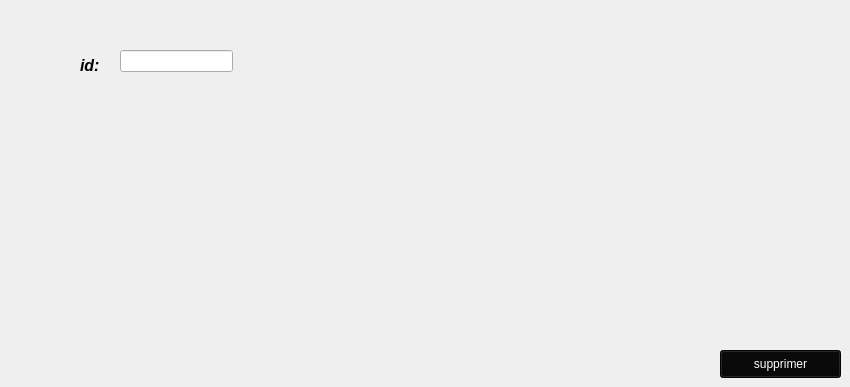
      <widget class="QWidget" name="tab_7">
       <attribute name="title">
        <string>supprimer employé</string>
       </attribute>
       <widget class="QLabel" name="label">
        <property name="geometry">
         <rect>
          <x>80</x>
          <y>50</y>
          <width>55</width>
          <height>31</height>
         </rect>
        </property>
        <property name="text">
         <string>&lt;html&gt;&lt;head/&gt;&lt;body&gt;&lt;p&gt;&lt;span style=&quot; font-size:12pt; font-weight:600; font-style:italic;&quot;&gt;id:&lt;/span&gt;&lt;/p&gt;&lt;/body&gt;&lt;/html&gt;</string>
        </property>
       </widget>
       <widget class="QLineEdit" name="lineEdit_id_supp">
        <property name="geometry">
         <rect>
          <x>120</x>
          <y>50</y>
          <width>113</width>
          <height>22</height>
         </rect>
        </property>
        <property name="styleSheet">
         <string notr="true"/>
        </property>
       </widget>
       <widget class="QPushButton" name="pb_supprimer">
        <property name="geometry">
         <rect>
          <x>720</x>
          <y>350</y>
          <width>121</width>
          <height>28</height>
         </rect>
        </property>
        <property name="styleSheet">
         <string notr="true">background-color:rgb(7, 7, 7); color:rgb(255, 255, 255)</string>
        </property>
        <property name="text">
         <string>supprimer</string>
        </property>
       </widget>
      </widget>
